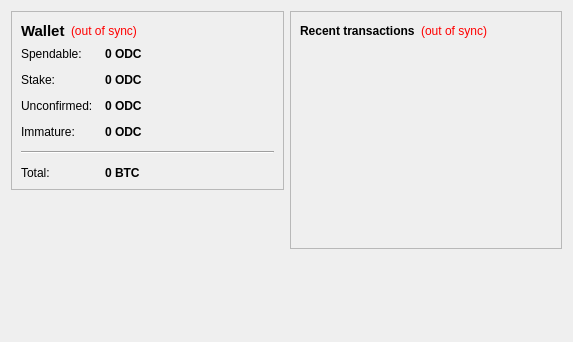
<?xml version="1.0" encoding="UTF-8"?>
<ui version="4.0">
 <class>OverviewPage</class>
 <widget class="QWidget" name="OverviewPage">
  <property name="geometry">
   <rect>
    <x>0</x>
    <y>0</y>
    <width>573</width>
    <height>342</height>
   </rect>
  </property>
  <property name="windowTitle">
   <string>Form</string>
  </property>
  <layout class="QHBoxLayout" name="horizontalLayout" stretch="1,1">
   <item>
    <layout class="QVBoxLayout" name="verticalLayout_2">
     <item>
      <widget class="QFrame" name="frame">
       <property name="frameShape">
        <enum>QFrame::StyledPanel</enum>
       </property>
       <property name="frameShadow">
        <enum>QFrame::Raised</enum>
       </property>
       <layout class="QVBoxLayout" name="verticalLayout_4">
        <item>
         <layout class="QHBoxLayout" name="horizontalLayout_4">
          <item>
           <widget class="QLabel" name="label_5">
            <property name="font">
             <font>
              <pointsize>11</pointsize>
              <weight>75</weight>
              <bold>true</bold>
             </font>
            </property>
            <property name="text">
             <string>Wallet</string>
            </property>
           </widget>
          </item>
          <item>
           <widget class="QLabel" name="labelWalletStatus">
            <property name="toolTip">
             <string>The displayed information may be out of date. Your wallet automatically synchronizes with the ODINCOIN network after a connection is established, but this process has not completed yet.</string>
            </property>
            <property name="styleSheet">
             <string notr="true">QLabel { color: red; }</string>
            </property>
            <property name="text">
             <string notr="true">(out of sync)</string>
            </property>
            <property name="alignment">
             <set>Qt::AlignLeading|Qt::AlignLeft|Qt::AlignVCenter</set>
            </property>
           </widget>
          </item>
          <item>
           <spacer name="horizontalSpacer_2">
            <property name="orientation">
             <enum>Qt::Horizontal</enum>
            </property>
            <property name="sizeHint" stdset="0">
             <size>
              <width>40</width>
              <height>20</height>
             </size>
            </property>
           </spacer>
          </item>
         </layout>
        </item>
        <item>
         <layout class="QFormLayout" name="formLayout_2">
          <property name="fieldGrowthPolicy">
           <enum>QFormLayout::AllNonFixedFieldsGrow</enum>
          </property>
          <property name="horizontalSpacing">
           <number>12</number>
          </property>
          <property name="verticalSpacing">
           <number>12</number>
          </property>
          <item row="0" column="0">
           <widget class="QLabel" name="label">
            <property name="text">
             <string>Spendable:</string>
            </property>
           </widget>
          </item>
          <item row="0" column="1">
           <widget class="QLabel" name="labelBalance">
            <property name="font">
             <font>
              <weight>75</weight>
              <bold>true</bold>
             </font>
            </property>
            <property name="cursor">
             <cursorShape>IBeamCursor</cursorShape>
            </property>
            <property name="toolTip">
             <string>Your current spendable balance</string>
            </property>
            <property name="text">
             <string notr="true">0 ODC</string>
            </property>
            <property name="textInteractionFlags">
             <set>Qt::LinksAccessibleByMouse|Qt::TextSelectableByKeyboard|Qt::TextSelectableByMouse</set>
            </property>
           </widget>
          </item>
          <item row="1" column="0">
           <widget class="QLabel" name="label_6">
            <property name="text">
             <string>Stake:</string>
            </property>
           </widget>
          </item>
          <item row="1" column="1">
           <widget class="QLabel" name="labelStake">
            <property name="font">
             <font>
              <weight>75</weight>
              <bold>true</bold>
             </font>
            </property>
            <property name="cursor">
             <cursorShape>IBeamCursor</cursorShape>
            </property>
            <property name="toolTip">
             <string>Total of coins that was staked, and do not yet count toward the current balance</string>
            </property>
            <property name="text">
             <string notr="true">0 ODC</string>
            </property>
            <property name="textInteractionFlags">
             <set>Qt::LinksAccessibleByMouse|Qt::TextSelectableByKeyboard|Qt::TextSelectableByMouse</set>
            </property>
           </widget>
          </item>
          <item row="2" column="0">
           <widget class="QLabel" name="label_3">
            <property name="text">
             <string>Unconfirmed:</string>
            </property>
           </widget>
          </item>
          <item row="2" column="1">
           <widget class="QLabel" name="labelUnconfirmed">
            <property name="font">
             <font>
              <weight>75</weight>
              <bold>true</bold>
             </font>
            </property>
            <property name="cursor">
             <cursorShape>IBeamCursor</cursorShape>
            </property>
            <property name="toolTip">
             <string>Total of transactions that have yet to be confirmed, and do not yet count toward the current balance</string>
            </property>
            <property name="text">
             <string notr="true">0 ODC</string>
            </property>
            <property name="textInteractionFlags">
             <set>Qt::LinksAccessibleByMouse|Qt::TextSelectableByKeyboard|Qt::TextSelectableByMouse</set>
            </property>
           </widget>
          </item>
          <item row="3" column="0">
           <widget class="QLabel" name="labelImmatureText">
            <property name="text">
             <string>Immature:</string>
            </property>
           </widget>
          </item>
          <item row="3" column="1">
           <widget class="QLabel" name="labelImmature">
            <property name="font">
             <font>
              <weight>75</weight>
              <bold>true</bold>
             </font>
            </property>
            <property name="toolTip">
             <string>Mined balance that has not yet matured</string>
            </property>
            <property name="text">
             <string notr="true">0 ODC</string>
            </property>
            <property name="textInteractionFlags">
             <set>Qt::LinksAccessibleByMouse|Qt::TextSelectableByKeyboard|Qt::TextSelectableByMouse</set>
            </property>
           </widget>
          </item>
          <item row="4" column="0" colspan="2">
           <widget class="Line" name="line">
            <property name="orientation">
             <enum>Qt::Horizontal</enum>
            </property>
           </widget>
          </item>
          <item row="5" column="0">
           <widget class="QLabel" name="labelTotalText">
            <property name="text">
             <string>Total:</string>
            </property>
           </widget>
          </item>
          <item row="5" column="1">
           <widget class="QLabel" name="labelTotal">
            <property name="font">
             <font>
              <weight>75</weight>
              <bold>true</bold>
             </font>
            </property>
            <property name="cursor">
             <cursorShape>IBeamCursor</cursorShape>
            </property>
            <property name="toolTip">
             <string>Your current total balance</string>
            </property>
            <property name="text">
             <string notr="true">0 BTC</string>
            </property>
            <property name="textInteractionFlags">
             <set>Qt::LinksAccessibleByMouse|Qt::TextSelectableByKeyboard|Qt::TextSelectableByMouse</set>
            </property>
           </widget>
          </item>
         </layout>
        </item>
       </layout>
      </widget>
     </item>
     <item>
      <spacer name="verticalSpacer">
       <property name="orientation">
        <enum>Qt::Vertical</enum>
       </property>
       <property name="sizeHint" stdset="0">
        <size>
         <width>20</width>
         <height>40</height>
        </size>
       </property>
      </spacer>
     </item>
    </layout>
   </item>
   <item>
    <layout class="QVBoxLayout" name="verticalLayout_3">
     <item>
      <widget class="QFrame" name="frame_2">
       <property name="frameShape">
        <enum>QFrame::StyledPanel</enum>
       </property>
       <property name="frameShadow">
        <enum>QFrame::Raised</enum>
       </property>
       <layout class="QVBoxLayout" name="verticalLayout">
        <item>
         <layout class="QHBoxLayout" name="horizontalLayout_2">
          <item>
           <widget class="QLabel" name="label_4">
            <property name="text">
             <string>&lt;b&gt;Recent transactions&lt;/b&gt;</string>
            </property>
           </widget>
          </item>
          <item>
           <widget class="QLabel" name="labelTransactionsStatus">
            <property name="toolTip">
             <string>The displayed information may be out of date. Your wallet automatically synchronizes with the ODINCOIN network after a connection is established, but this process has not completed yet.</string>
            </property>
            <property name="styleSheet">
             <string notr="true">QLabel { color: red; }</string>
            </property>
            <property name="text">
             <string notr="true">(out of sync)</string>
            </property>
            <property name="alignment">
             <set>Qt::AlignRight|Qt::AlignTrailing|Qt::AlignVCenter</set>
            </property>
           </widget>
          </item>
          <item>
           <spacer name="horizontalSpacer">
            <property name="orientation">
             <enum>Qt::Horizontal</enum>
            </property>
            <property name="sizeHint" stdset="0">
             <size>
              <width>40</width>
              <height>20</height>
             </size>
            </property>
           </spacer>
          </item>
         </layout>
        </item>
        <item>
         <widget class="QListView" name="listTransactions">
          <property name="styleSheet">
           <string notr="true">QListView { background: transparent; }</string>
          </property>
          <property name="frameShape">
           <enum>QFrame::NoFrame</enum>
          </property>
          <property name="verticalScrollBarPolicy">
           <enum>Qt::ScrollBarAlwaysOff</enum>
          </property>
          <property name="horizontalScrollBarPolicy">
           <enum>Qt::ScrollBarAlwaysOff</enum>
          </property>
          <property name="selectionMode">
           <enum>QAbstractItemView::NoSelection</enum>
          </property>
         </widget>
        </item>
       </layout>
      </widget>
     </item>
     <item>
      <spacer name="verticalSpacer_2">
       <property name="orientation">
        <enum>Qt::Vertical</enum>
       </property>
       <property name="sizeHint" stdset="0">
        <size>
         <width>20</width>
         <height>40</height>
        </size>
       </property>
      </spacer>
     </item>
    </layout>
   </item>
  </layout>
 </widget>
 <resources/>
 <connections/>
</ui>
